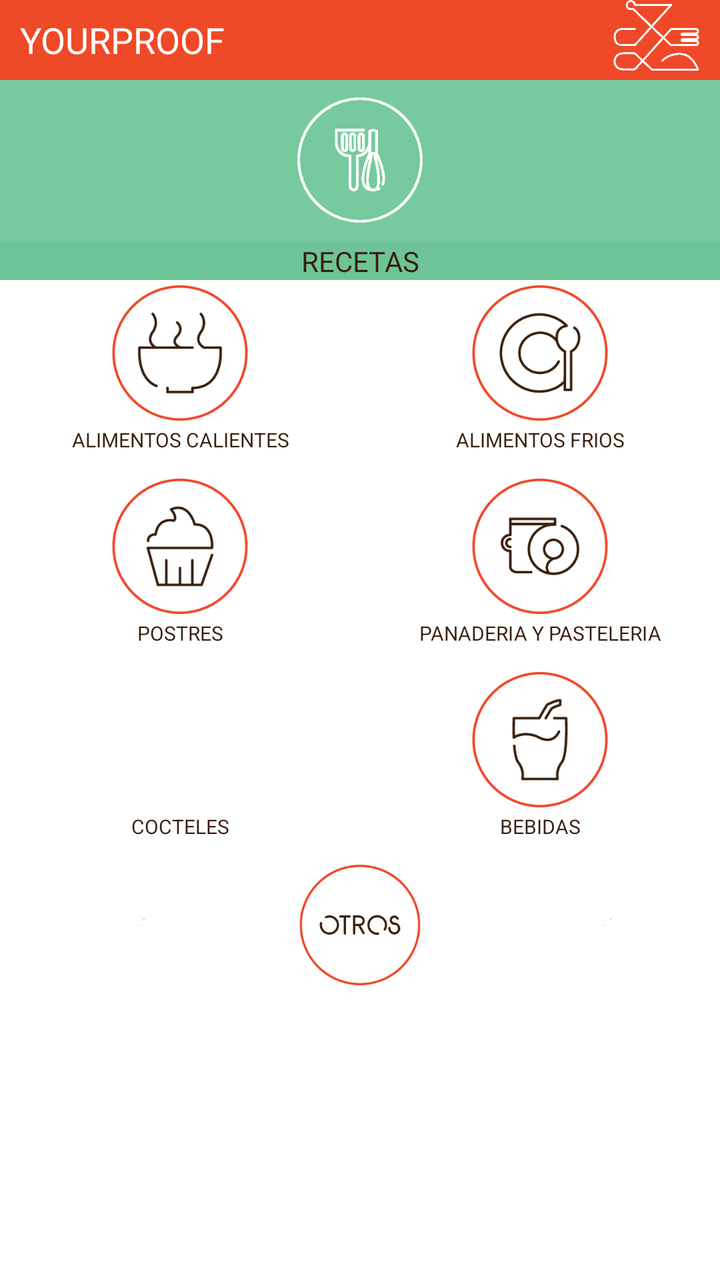
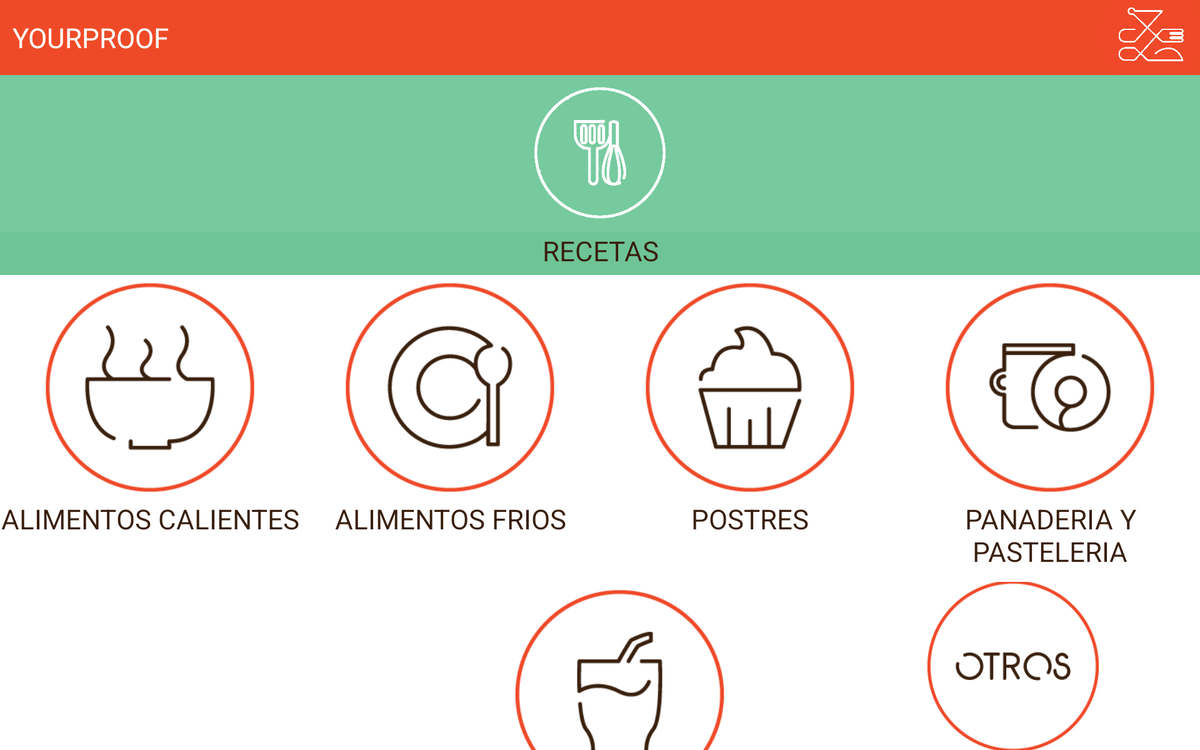

The same Android screen from two of the app's own layout files: first res/layout/ as a phone draws it, then the repository's variant for another configuration, drawn on a device whose configuration selects that folder. Both files follow.
<!-- AndroidManifest.xml: application theme Tema1.Yourproof -->
<!-- res/layout/recetas.xml -->
<?xml version="1.0" encoding="utf-8"?>
<LinearLayout xmlns:android="http://schemas.android.com/apk/res/android"
    android:orientation="vertical" android:layout_width="match_parent"
    android:layout_height="match_parent"
    android:id="@+id/Cont_Principal">

    <TableLayout
        android:layout_width="match_parent"
        android:layout_height="40dp"
        android:id="@+id/Cont_Encabezado" >

        <LinearLayout
            android:orientation="horizontal"
            android:layout_width="match_parent"
            android:layout_height="match_parent"
            android:background="@color/white"
            android:baselineAligned="false" >

            <LinearLayout
                android:orientation="horizontal"
                android:layout_width="match_parent"
                android:layout_height="match_parent"
                android:layout_weight="0.1" >

                <TextView
                    android:layout_width="match_parent"
                    android:layout_height="match_parent"
                    android:text="YOURPROOF"
                    android:id="@+id/textView3"
                    android:textSize="@dimen/abc_text_size_medium_material"
                    android:gravity="left|center"
                    android:layout_marginLeft="10dp"
                    android:textColor="@color/background_floating_material_light" />
            </LinearLayout>

            <LinearLayout
                android:orientation="horizontal"
                android:layout_width="match_parent"
                android:layout_height="match_parent"
                android:layout_weight="0.45" >

                <ImageView
                    android:src="@drawable/g"
                    android:layout_width="match_parent"
                    android:layout_height="match_parent"
                    android:id="@+id/imageView7"
                    android:scaleType="centerCrop" />
            </LinearLayout>
        </LinearLayout>
    </TableLayout>

    <LinearLayout
        android:orientation="vertical"
        android:layout_width="match_parent"
        android:layout_height="100dp"
        android:baselineAligned="false"
        android:layout_gravity="center_horizontal"
        android:gravity="center"
        android:background="@color/accent_material_dark"
        android:id="@+id/Conr_Banner">

        <ImageView
            android:src="@drawable/recetasblanco"
            android:layout_width="wrap_content"
            android:layout_height="match_parent"
            android:id="@+id/VRecetasI"
            android:scaleType="fitCenter"
            android:background="@android:color/transparent"
            android:layout_gravity="center_horizontal"
            android:layout_weight="1"
            android:layout_marginTop="7dp"
            android:layout_marginBottom="7dp" />

        <TextView
            android:layout_width="match_parent"
            android:layout_height="match_parent"
            android:text="RECETAS"
            android:id="@+id/VRecetas"
            android:textSize="@dimen/abc_text_size_small_material"
            android:textColor="@color/Letra"
            android:textAlignment="center"
            android:layout_weight="4"
            android:layout_marginTop="1dp"
            android:background="@color/colorAccent"
            android:gravity="center" />
    </LinearLayout>

    <TableLayout
        android:layout_width="match_parent"
        android:layout_height="wrap_content"
        android:id="@+id/Cont_Iconos">

        <LinearLayout
            android:layout_width="match_parent"
            android:layout_height="wrap_content" >

            <ImageButton
                android:layout_weight="1"
                android:src="@drawable/alimentoscalientes"
                android:id="@+id/BtnAlimentosC"
                android:scaleType="fitCenter"
                android:background="@color/transparent"
                android:layout_width="73dp"
                android:layout_height="73dp"
                android:contextClickable="false"
                android:layout_alignParentTop="true"
                android:layout_alignParentRight="true"
                android:layout_alignParentEnd="false"
                android:onClick="AlimentosC" />

            <ImageButton
                android:layout_weight="1"
                android:src="@drawable/comidafria"
                android:layout_width="73dp"
                android:layout_height="73dp"
                android:id="@+id/BtnComidafria"
                android:scaleType="fitCenter"
                android:background="@color/transparent"
                android:layout_alignParentTop="true"
                android:layout_centerHorizontal="true"
                android:layout_alignParentLeft="true"
                android:layout_alignParentEnd="false"
                android:layout_alignParentStart="true"
                android:onClick="AlimentosF" />
        </LinearLayout>

        <LinearLayout
            android:orientation="horizontal"
            android:layout_width="match_parent"
            android:layout_height="match_parent" >

            <TextView
                android:layout_weight="1"
                android:layout_width="match_parent"
                android:layout_height="match_parent"
                android:text="ALIMENTOS CALIENTES"
                android:id="@+id/VAlimentosC"
                android:textAlignment="center"
                android:textColor="@color/Letra"
                android:layout_marginBottom="10dp"
                android:textSize="10dp"
                android:gravity="center" />

            <TextView
                android:layout_weight="1"
                android:layout_width="match_parent"
                android:layout_height="match_parent"
                android:text="ALIMENTOS FRIOS"
                android:id="@+id/VAlimentosF"
                android:textColor="@color/Letra"
                android:textAlignment="center"
                android:layout_marginBottom="10dp"
                android:textSize="10dp"
                android:gravity="center" />
        </LinearLayout>

        <LinearLayout
            android:orientation="horizontal"
            android:layout_width="match_parent"
            android:layout_height="wrap_content" >

            <ImageButton
                android:layout_weight="1"
                android:src="@drawable/postres"
                android:id="@+id/BtnPostres"
                android:scaleType="fitCenter"
                android:background="@color/transparent"
                android:layout_width="73dp"
                android:layout_height="73dp"
                android:contextClickable="false"
                android:layout_alignParentTop="true"
                android:layout_alignParentRight="true"
                android:layout_alignParentEnd="false"
                android:onClick="Postres" />

            <ImageButton
                android:layout_weight="1"
                android:src="@drawable/panaderias"
                android:layout_width="73dp"
                android:layout_height="73dp"
                android:id="@+id/BtnPasteleria"
                android:scaleType="fitCenter"
                android:background="@color/transparent"
                android:layout_alignParentTop="true"
                android:layout_centerHorizontal="true"
                android:layout_alignParentLeft="true"
                android:layout_alignParentEnd="false"
                android:layout_alignParentStart="true"
                android:onClick="Panaderia" />
        </LinearLayout>

        <LinearLayout
            android:orientation="horizontal"
            android:layout_width="match_parent"
            android:layout_height="match_parent" >

            <TextView
                android:layout_weight="1"
                android:layout_width="match_parent"
                android:layout_height="match_parent"
                android:text="POSTRES"
                android:id="@+id/VPostres"
                android:textAlignment="center"
                android:textColor="@color/Letra"
                android:layout_marginBottom="10dp"
                android:textSize="10dp"
                android:gravity="center" />

            <TextView
                android:layout_weight="1"
                android:layout_width="match_parent"
                android:layout_height="match_parent"
                android:text="PANADERIA Y PASTELERIA"
                android:id="@+id/textView13"
                android:textColor="@color/Letra"
                android:textAlignment="center"
                android:layout_marginBottom="10dp"
                android:textSize="10dp"
                android:gravity="center" />
        </LinearLayout>

        <LinearLayout
            android:orientation="horizontal"
            android:layout_width="match_parent"
            android:layout_height="match_parent">

            <ImageButton
                android:layout_weight="1"
                android:src="@drawable/cocteles"
                android:layout_width="73dp"
                android:layout_height="73dp"
                android:id="@+id/BtnCoctelesR"
                android:scaleType="fitCenter"
                android:background="@color/transparent"
                android:minHeight="200dp"
                android:layout_column="1"
                android:layout_alignParentTop="true"
                android:layout_alignParentLeft="true"
                android:layout_alignParentStart="true"
                android:onClick="Cocteles" />

            <ImageButton
                android:src="@drawable/bebidas"
                android:layout_width="73dp"
                android:layout_height="73dp"
                android:id="@+id/BtnBebidasR"
                android:scaleType="fitCenter"
                android:layout_weight="1"
                android:background="@color/transparent"
                android:layout_alignParentBottom="true"
                android:layout_alignParentRight="true"
                android:layout_alignParentEnd="true"
                android:onClick="Bebidas" />
        </LinearLayout>

        <LinearLayout
            android:orientation="horizontal"
            android:layout_width="match_parent"
            android:layout_height="match_parent" >

            <TextView
                android:layout_weight="1"
                android:layout_width="match_parent"
                android:layout_height="match_parent"
                android:text="COCTELES"
                android:id="@+id/VCocteles"
                android:textAlignment="center"
                android:textColor="@color/Letra"
                android:textSize="10dp"
                android:gravity="center" />

            <TextView
                android:layout_weight="1"
                android:layout_width="match_parent"
                android:layout_height="match_parent"
                android:text="BEBIDAS"
                android:id="@+id/BtnBebidasRe"
                android:textColor="@color/Letra"
                android:textAlignment="center"
                android:textSize="10dp"
                android:gravity="center" />
        </LinearLayout>

        <LinearLayout
            android:orientation="horizontal"
            android:layout_width="match_parent"
            android:layout_height="wrap_content"
            android:gravity="center" >

            <ImageView
                android:layout_weight="1"
                android:src="@drawable/recetasblanco"
                android:layout_width="85dp"
                android:layout_height="85dp"
                android:id="@+id/ImgInvisible"
                android:scaleType="fitCenter"
                android:background="@color/transparent"
                android:layout_alignParentTop="true"
                android:layout_alignParentLeft="true"
                android:layout_alignParentStart="true" />

            <ImageButton
                android:src="@drawable/otros"
                android:layout_width="65dp"
                android:layout_height="65dp"
                android:id="@+id/BtnOtrosR"
                android:scaleType="fitCenter"
                android:background="@color/transparent"
                android:layout_alignParentBottom="true"
                android:layout_alignParentRight="true"
                android:layout_alignParentEnd="true"
                android:layout_weight="1"
                android:onClick="Otros" />

            <ImageView
                android:layout_weight="1"
                android:src="@drawable/recetasblanco"
                android:layout_width="85dp"
                android:layout_height="85dp"
                android:id="@+id/ImgInvisible2"
                android:scaleType="fitCenter"
                android:background="@color/transparent"
                android:layout_alignParentTop="true"
                android:layout_alignParentLeft="true"
                android:layout_alignParentStart="true" />
        </LinearLayout>
    </TableLayout>

</LinearLayout>
<!-- resources referenced by this layout -->
<resources>
  <color name="Letra">#391f0e</color>
  <color name="accent_material_dark">#76ca9e</color>
  <color name="colorAccent">#6ec497</color>
  <color name="transparent">#00fafae4</color>
  <color name="white">#ef4a27</color>
  <!-- drawable alimentoscalientes: png bitmap (drawable, 6985 bytes) -->
  <!-- drawable bebidas: png bitmap (drawable, 6871 bytes) -->
  <!-- drawable comidafria: png bitmap (drawable, 8537 bytes) -->
  <!-- drawable g: png bitmap (drawable, 80443 bytes) -->
  <!-- drawable otros: png bitmap (drawable, 7020 bytes) -->
  <!-- drawable panaderias: png bitmap (drawable, 7917 bytes) -->
  <!-- drawable postres: png bitmap (drawable, 6831 bytes) -->
  <!-- drawable recetasblanco: png bitmap (drawable, 4625 bytes) -->
  <!-- from res/values-v21/ -->
  <style name="Tema1.Yourproof" parent="Theme.AppCompat.NoActionBar">
          <item name="android:colorBackground">@android:color/white</item>
          <item name="android:statusBarColor">@color/material_grey_850</item>
          <item name="android:textColorPrimary">@color/Letra</item>
          <item name="android:textColorSecondary">@color/holo_red_light</item>
          <item name="colorPrimary">@color/white</item>
          <item name="android:colorForeground">@color/accent_material_dark</item>
          <item name="android:textColorSecondaryInverse">@color/colorAccent</item>
          <item name="android:windowBackground">@android:color/background_light</item>
          <item name="android:textColorPrimaryInverse">@color/abc_search_url_text_selected</item>
          <item name="colorAccent">@color/white</item>
          <item name="colorPrimaryDark">@color/primary_dark_material_dark</item>
      </style>
  <color name="holo_red_light">#83ef4a27</color>
  <color name="primary_dark_material_dark">#391f0e</color>
</resources>
<!-- res/layout-sw600dp-land/recetas.xml (the repository's variant of the layout above) -->
<!-- drawn on a 7-inch tablet turned sideways -->
<?xml version="1.0" encoding="utf-8"?>
<LinearLayout xmlns:android="http://schemas.android.com/apk/res/android"
    android:orientation="vertical" android:layout_width="match_parent"
    android:layout_height="match_parent"
    android:id="@+id/Cont_Principal">

    <TableLayout
        android:layout_width="match_parent"
        android:layout_height="60dp"
        android:id="@+id/tableLayout2" >

        <LinearLayout
            android:orientation="horizontal"
            android:layout_width="match_parent"
            android:layout_height="match_parent"
            android:background="@color/white"
            android:baselineAligned="false" >

            <LinearLayout
                android:orientation="horizontal"
                android:layout_width="match_parent"
                android:layout_height="match_parent"
                android:layout_weight="0.1" >

                <TextView
                    android:layout_width="match_parent"
                    android:layout_height="match_parent"
                    android:text="YOURPROOF"
                    android:id="@+id/textView7"
                    android:textSize="@dimen/abc_text_size_large_material"
                    android:gravity="left|center"
                    android:layout_marginLeft="10dp"
                    android:textColor="@color/background_floating_material_light" />
            </LinearLayout>

            <LinearLayout
                android:orientation="horizontal"
                android:layout_width="match_parent"
                android:layout_height="match_parent"
                android:layout_weight="1.1" >

                <ImageView
                    android:src="@drawable/g"
                    android:layout_width="match_parent"
                    android:layout_height="match_parent"
                    android:id="@+id/imageView16"
                    android:scaleType="centerCrop" />
            </LinearLayout>
        </LinearLayout>
    </TableLayout>

    <LinearLayout
        android:orientation="vertical"
        android:layout_width="match_parent"
        android:layout_height="160dp"
        android:baselineAligned="false"
        android:layout_gravity="center_horizontal"
        android:gravity="center"
        android:background="@color/accent_material_dark"
        android:id="@+id/Conr_Banner">

        <ImageView
            android:src="@drawable/recetasblanco"
            android:layout_width="wrap_content"
            android:layout_height="match_parent"
            android:id="@+id/VRecetasI"
            android:scaleType="fitCenter"
            android:background="@android:color/transparent"
            android:layout_gravity="center_horizontal"
            android:layout_weight="1"
            android:layout_marginTop="7dp"
            android:layout_marginBottom="7dp" />

        <TextView
            android:layout_width="match_parent"
            android:layout_height="match_parent"
            android:text="RECETAS"
            android:id="@+id/VRecetas"
            android:textSize="@dimen/abc_text_size_large_material"
            android:textColor="@color/Letra"
            android:textAlignment="center"
            android:layout_weight="3.5"
            android:layout_marginTop="1dp"
            android:background="@color/colorAccent" />
    </LinearLayout>

    <TableLayout
        android:layout_width="match_parent"
        android:layout_height="wrap_content"
        android:id="@+id/Cont_Iconos">

        <LinearLayout
            android:layout_width="match_parent"
            android:layout_height="wrap_content" >

            <ImageButton
                android:layout_weight="1"
                android:src="@drawable/alimentoscalientes"
                android:id="@+id/BtnAlimentosC"
                android:scaleType="fitCenter"
                android:background="@color/transparent"
                android:layout_width="180dp"
                android:layout_height="180dp"
                android:contextClickable="false"
                android:layout_alignParentTop="true"
                android:layout_alignParentRight="true"
                android:layout_alignParentEnd="false"
                android:onClick="AlimentosC" />

            <ImageButton
                android:layout_weight="1"
                android:src="@drawable/comidafria"
                android:layout_width="180dp"
                android:layout_height="180dp"
                android:id="@+id/BtnComidafria"
                android:scaleType="fitCenter"
                android:background="@color/transparent"
                android:layout_alignParentTop="true"
                android:layout_centerHorizontal="true"
                android:layout_alignParentLeft="true"
                android:layout_alignParentEnd="false"
                android:layout_alignParentStart="true" />

            <ImageButton
                android:layout_weight="1"
                android:src="@drawable/postres"
                android:id="@+id/BtnPostres"
                android:scaleType="fitCenter"
                android:background="@color/transparent"
                android:layout_width="180dp"
                android:layout_height="180dp"
                android:contextClickable="false"
                android:layout_alignParentTop="true"
                android:layout_alignParentRight="true"
                android:layout_alignParentEnd="false" />

            <ImageButton
                android:layout_weight="1"
                android:src="@drawable/panaderias"
                android:layout_width="180dp"
                android:layout_height="180dp"
                android:id="@+id/BtnPasteleria"
                android:scaleType="fitCenter"
                android:background="@color/transparent"
                android:layout_alignParentTop="true"
                android:layout_centerHorizontal="true"
                android:layout_alignParentLeft="true"
                android:layout_alignParentEnd="false"
                android:layout_alignParentStart="true" />
        </LinearLayout>

        <LinearLayout
            android:orientation="horizontal"
            android:layout_width="match_parent"
            android:layout_height="match_parent" >

            <TextView
                android:layout_weight="1"
                android:layout_width="match_parent"
                android:layout_height="match_parent"
                android:text="ALIMENTOS CALIENTES"
                android:id="@+id/VAlimentosC"
                android:textAlignment="center"
                android:textColor="@color/Letra"
                android:layout_marginBottom="10dp"
                android:textSize="@dimen/abc_text_size_large_material" />

            <TextView
                android:layout_weight="1"
                android:layout_width="match_parent"
                android:layout_height="match_parent"
                android:text="ALIMENTOS FRIOS"
                android:id="@+id/VAlimentosF"
                android:textColor="@color/Letra"
                android:textAlignment="center"
                android:layout_marginBottom="10dp"
                android:textSize="@dimen/abc_text_size_large_material" />

            <TextView
                android:layout_weight="1"
                android:layout_width="match_parent"
                android:layout_height="match_parent"
                android:text="POSTRES"
                android:id="@+id/VPostres"
                android:textAlignment="center"
                android:textColor="@color/Letra"
                android:layout_marginBottom="10dp"
                android:textSize="@dimen/abc_text_size_large_material" />

            <TextView
                android:layout_weight="1"
                android:layout_width="match_parent"
                android:layout_height="match_parent"
                android:text="PANADERIA Y PASTELERIA"
                android:id="@+id/VPanaderia"
                android:textColor="@color/Letra"
                android:textAlignment="center"
                android:layout_marginBottom="10dp"
                android:textSize="@dimen/abc_text_size_large_material" />
        </LinearLayout>

        <LinearLayout
            android:orientation="horizontal"
            android:layout_width="match_parent"
            android:layout_height="match_parent">

            <ImageButton
                android:layout_weight="1"
                android:src="@drawable/cocteles"
                android:layout_width="180dp"
                android:layout_height="180dp"
                android:id="@+id/BtnCoctelesR"
                android:scaleType="fitCenter"
                android:background="@color/transparent"
                android:minHeight="200dp"
                android:layout_column="1"
                android:layout_alignParentTop="true"
                android:layout_alignParentLeft="true"
                android:layout_alignParentStart="true" />

            <ImageButton
                android:src="@drawable/bebidas"
                android:layout_width="180dp"
                android:layout_height="180dp"
                android:id="@+id/BtnBebidasR"
                android:scaleType="fitCenter"
                android:layout_weight="1"
                android:background="@color/transparent"
                android:layout_alignParentBottom="true"
                android:layout_alignParentRight="true"
                android:layout_alignParentEnd="true" />

            <ImageButton
                android:src="@drawable/otros"
                android:layout_width="148dp"
                android:layout_height="148dp"
                android:id="@+id/BtnOtrosR"
                android:scaleType="fitCenter"
                android:background="@color/transparent"
                android:layout_alignParentBottom="true"
                android:layout_alignParentRight="true"
                android:layout_alignParentEnd="true"
                android:layout_weight="1"
                android:layout_gravity="center_vertical" />
        </LinearLayout>

        <LinearLayout
            android:orientation="horizontal"
            android:layout_width="match_parent"
            android:layout_height="match_parent" >

            <TextView
                android:layout_weight="1"
                android:layout_width="match_parent"
                android:layout_height="match_parent"
                android:text="COCTELES"
                android:id="@+id/VCocteles"
                android:textAlignment="center"
                android:textColor="@color/Letra"
                android:textSize="@dimen/abc_text_size_large_material" />

            <TextView
                android:layout_weight="1"
                android:layout_width="match_parent"
                android:layout_height="match_parent"
                android:text="BEBIDAS"
                android:id="@+id/BtnBebidasRe"
                android:textColor="@color/Letra"
                android:textAlignment="center"
                android:textSize="@dimen/abc_text_size_large_material" />

            <TextView
                android:layout_weight="1"
                android:layout_width="match_parent"
                android:layout_height="match_parent"
                android:id="@+id/VOtros"
                android:textColor="@color/Letra"
                android:textAlignment="center"
                android:textSize="10dp" />
        </LinearLayout>

    </TableLayout>

</LinearLayout>
